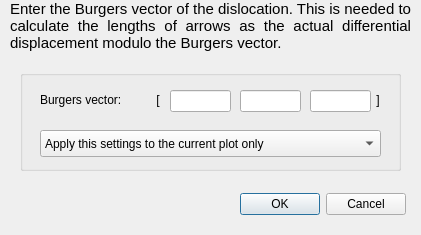
<?xml version="1.0" encoding="UTF-8"?>
<ui version="4.0">
 <class>DBurgVect</class>
 <widget class="QDialog" name="DBurgVect">
  <property name="geometry">
   <rect>
    <x>0</x>
    <y>0</y>
    <width>421</width>
    <height>235</height>
   </rect>
  </property>
  <property name="windowTitle">
   <string>Define the Burgers vector</string>
  </property>
  <widget class="QLabel" name="textLabel4">
   <property name="geometry">
    <rect>
     <x>10</x>
     <y>0</y>
     <width>401</width>
     <height>61</height>
    </rect>
   </property>
   <property name="autoFillBackground">
    <bool>true</bool>
   </property>
   <property name="text">
    <string>&lt;!DOCTYPE HTML PUBLIC &quot;-//W3C//DTD HTML 4.0//EN&quot; &quot;http://www.w3.org/TR/REC-html40/strict.dtd&quot;&gt;
&lt;html&gt;&lt;head&gt;&lt;meta name=&quot;qrichtext&quot; content=&quot;1&quot; /&gt;&lt;style type=&quot;text/css&quot;&gt;
p, li { white-space: pre-wrap; }
&lt;/style&gt;&lt;/head&gt;&lt;body style=&quot; font-family:'Ubuntu'; font-size:11pt; font-weight:400; font-style:normal;&quot;&gt;
&lt;p align=&quot;justify&quot; style=&quot; margin-top:12px; margin-bottom:12px; margin-left:0px; margin-right:0px; -qt-block-indent:0; text-indent:0px;&quot;&gt;Enter the Burgers vector of the dislocation. This is needed to calculate the lengths of arrows as the actual differential displacement modulo the Burgers vector.&lt;/p&gt;&lt;/body&gt;&lt;/html&gt;</string>
   </property>
   <property name="textFormat">
    <enum>Qt::RichText</enum>
   </property>
   <property name="alignment">
    <set>Qt::AlignTop</set>
   </property>
   <property name="wordWrap">
    <bool>true</bool>
   </property>
   <property name="margin">
    <number>5</number>
   </property>
  </widget>
  <widget class="QGroupBox" name="groupBox">
   <property name="geometry">
    <rect>
     <x>20</x>
     <y>70</y>
     <width>381</width>
     <height>101</height>
    </rect>
   </property>
   <property name="title">
    <string/>
   </property>
   <widget class="QComboBox" name="applyHow">
    <property name="geometry">
     <rect>
      <x>20</x>
      <y>60</y>
      <width>341</width>
      <height>27</height>
     </rect>
    </property>
    <item>
     <property name="text">
      <string>Apply this settings to the current plot only</string>
     </property>
    </item>
    <item>
     <property name="text">
      <string>Apply this settings to all selected plots</string>
     </property>
    </item>
   </widget>
   <widget class="QLabel" name="textLabel3">
    <property name="geometry">
     <rect>
      <x>20</x>
      <y>20</y>
      <width>110</width>
      <height>20</height>
     </rect>
    </property>
    <property name="text">
     <string>Burgers vector:</string>
    </property>
    <property name="wordWrap">
     <bool>false</bool>
    </property>
   </widget>
   <widget class="QLabel" name="textLabel5">
    <property name="geometry">
     <rect>
      <x>130</x>
      <y>20</y>
      <width>16</width>
      <height>20</height>
     </rect>
    </property>
    <property name="text">
     <string>&lt;!DOCTYPE HTML PUBLIC &quot;-//W3C//DTD HTML 4.0//EN&quot; &quot;http://www.w3.org/TR/REC-html40/strict.dtd&quot;&gt;
&lt;html&gt;&lt;head&gt;&lt;meta name=&quot;qrichtext&quot; content=&quot;1&quot; /&gt;&lt;style type=&quot;text/css&quot;&gt;
p, li { white-space: pre-wrap; }
&lt;/style&gt;&lt;/head&gt;&lt;&gt;
&lt;p align=&quot;center&quot; style=&quot; margin-top:12px; margin-bottom:12px; margin-left:0px; margin-right:0px; -qt-block-indent:0; text-indent:0px;&quot;&gt;[&lt;/p&gt;&lt;/body&gt;&lt;/html&gt;</string>
    </property>
    <property name="wordWrap">
     <bool>false</bool>
    </property>
   </widget>
   <widget class="QLineEdit" name="ycoord">
    <property name="geometry">
     <rect>
      <x>220</x>
      <y>20</y>
      <width>61</width>
      <height>22</height>
     </rect>
    </property>
   </widget>
   <widget class="QLabel" name="textLabel5_2">
    <property name="geometry">
     <rect>
      <x>350</x>
      <y>20</y>
      <width>16</width>
      <height>20</height>
     </rect>
    </property>
    <property name="text">
     <string>&lt;!DOCTYPE HTML PUBLIC &quot;-//W3C//DTD HTML 4.0//EN&quot; &quot;http://www.w3.org/TR/REC-html40/strict.dtd&quot;&gt;
&lt;html&gt;&lt;head&gt;&lt;meta name=&quot;qrichtext&quot; content=&quot;1&quot; /&gt;&lt;style type=&quot;text/css&quot;&gt;
p, li { white-space: pre-wrap; }
&lt;/style&gt;&lt;/head&gt;&lt;&gt;
&lt;p align=&quot;center&quot; style=&quot; margin-top:12px; margin-bottom:12px; margin-left:0px; margin-right:0px; -qt-block-indent:0; text-indent:0px;&quot;&gt;]&lt;/p&gt;&lt;/body&gt;&lt;/html&gt;</string>
    </property>
    <property name="wordWrap">
     <bool>false</bool>
    </property>
   </widget>
   <widget class="QLineEdit" name="zcoord">
    <property name="geometry">
     <rect>
      <x>290</x>
      <y>20</y>
      <width>61</width>
      <height>22</height>
     </rect>
    </property>
   </widget>
   <widget class="QLineEdit" name="xcoord">
    <property name="geometry">
     <rect>
      <x>150</x>
      <y>20</y>
      <width>61</width>
      <height>22</height>
     </rect>
    </property>
   </widget>
  </widget>
  <widget class="QDialogButtonBox" name="buttonBox">
   <property name="geometry">
    <rect>
     <x>230</x>
     <y>190</y>
     <width>176</width>
     <height>28</height>
    </rect>
   </property>
   <property name="standardButtons">
    <set>QDialogButtonBox::Cancel|QDialogButtonBox::Ok</set>
   </property>
  </widget>
 </widget>
 <layoutdefault spacing="6" margin="11"/>
 <tabstops>
  <tabstop>xcoord</tabstop>
  <tabstop>ycoord</tabstop>
  <tabstop>zcoord</tabstop>
  <tabstop>applyHow</tabstop>
  <tabstop>buttonBox</tabstop>
 </tabstops>
 <resources/>
 <connections>
  <connection>
   <sender>buttonBox</sender>
   <signal>accepted()</signal>
   <receiver>DBurgVect</receiver>
   <slot>accept()</slot>
   <hints>
    <hint type="sourcelabel">
     <x>267</x>
     <y>163</y>
    </hint>
    <hint type="destinationlabel">
     <x>184</x>
     <y>95</y>
    </hint>
   </hints>
  </connection>
  <connection>
   <sender>buttonBox</sender>
   <signal>rejected()</signal>
   <receiver>DBurgVect</receiver>
   <slot>reject()</slot>
   <hints>
    <hint type="sourcelabel">
     <x>267</x>
     <y>163</y>
    </hint>
    <hint type="destinationlabel">
     <x>184</x>
     <y>95</y>
    </hint>
   </hints>
  </connection>
 </connections>
</ui>
